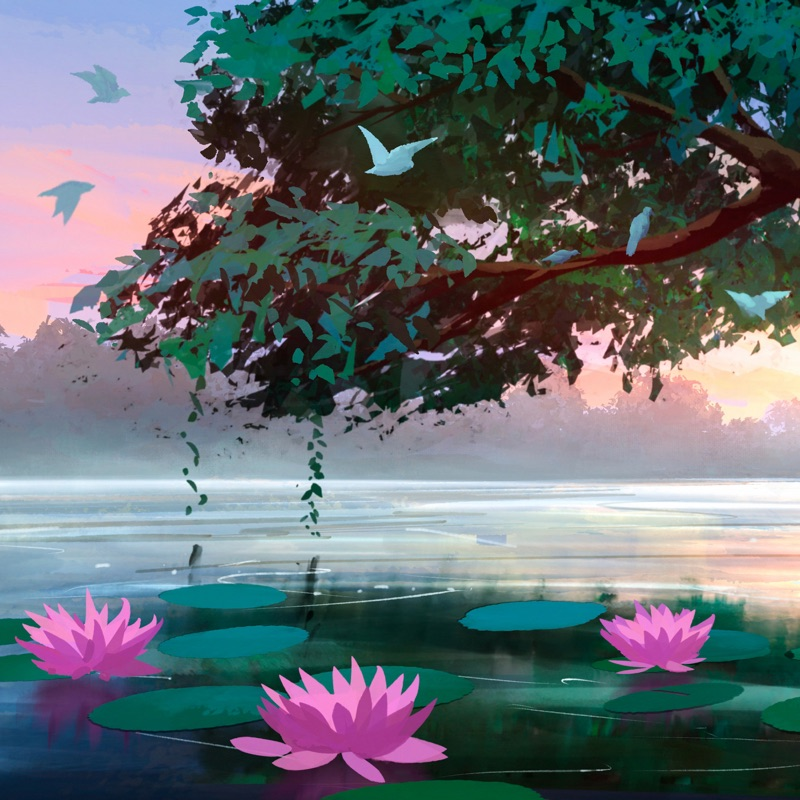
//> input picture source.jpeg, 800 x 800 px
$ ./main   (built with g++ and OpenCV 4)
//> lines starting //> are read from the running program, lines starting //| are printed output that depends on the picture
/*
     How to run code
        1. Make sure you are inside the Build file
        2. if not in build file run command "cd build"
        3. run command "make"
        4. run command "./Myproject"
*/


#include <iostream>
#include <opencv2/opencv.hpp>
using namespace cv;
using namespace std;

// Custom comparator function for sorting pixels based on RGB values
bool comparePixels(const Vec3b& pixel1, const Vec3b& pixel2);


int main() {
    // Load JPEG image using OpenCV
    // Read the image file
    Mat image = imread("source.jpeg");
//> image is the input picture: 800 rows x 800 cols, CV_8UC3; mean B, G, R 112.4, 107.9, 98.6

    // Check if the image was successfully loaded
    if (image.empty()) {
        cout << "Could not open or find the image" << endl;
        return -1;
    }

    // Extract pixel values into a vector
    vector<Vec3b> pixels;
    for (int y = 0; y < image.rows; y++) {
        for (int x = 0; x < image.cols; x++) {
            pixels.push_back(image.at<Vec3b>(y, x));
        }
    }
//> after the loop, pixels = 640000 items

    // Sort the pixels based on RGB values
    sort(pixels.begin(), pixels.end(), comparePixels);

    // Create a new image with sorted pixels
    Mat sortedImage(image.size(), image.type());
    int index = 0;
    for (int y = 0; y < image.rows; y++) {
        for (int x = 0; x < image.cols; x++) {
            sortedImage.at<Vec3b>(y, x) = pixels[index++];
        }
    }
//> this loop made 800 passes
//> index on passes 1 to 3: 800, 1600, 2400
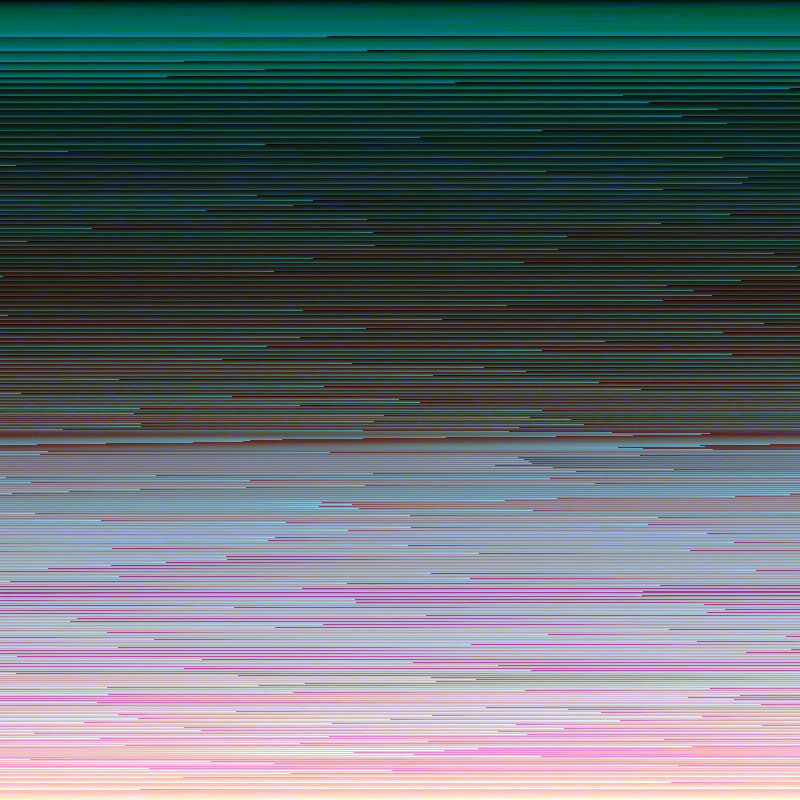
//> sortedImage: 800 rows x 800 cols, CV_8UC3; mean B, G, R 112.4, 107.9, 98.6
//> after the loop, index = 640000


    imwrite("sorted.jpeg", sortedImage);
    waitKey(0);

    return 0;
}

bool comparePixels(const Vec3b& pixel1, const Vec3b& pixel2) {
    if (pixel1[2] != pixel2[2]) {
        return pixel1[2] < pixel2[2]; // Sort by red channel
    }
    if (pixel1[1] != pixel2[1]) {
        return pixel1[1] < pixel2[1]; // Sort by green channel
    }
    return pixel1[0] < pixel2[0]; // Sort by blue channel
}


/*
// C++ program for the above approach
#include <iostream>
#include <opencv2/opencv.hpp>
using namespace cv;
using namespace std;

// Driver code
int main()
{
    // Read the image file as
    // imread("default.jpg");
    Mat image = imread("source.jpeg",
                       IMREAD_GRAYSCALE);

    // Error Handling
    if (image.empty()) {
        cout << "Image File "
             << "Not Found" << endl;

        // wait for any key press
        cin.get();
        return -1;
    }

    // Show Image inside a window with
    // the name provided
    imshow("Window Name", image);

    // Wait for any keystroke
    waitKey(0);
    return 0;
}
*/
